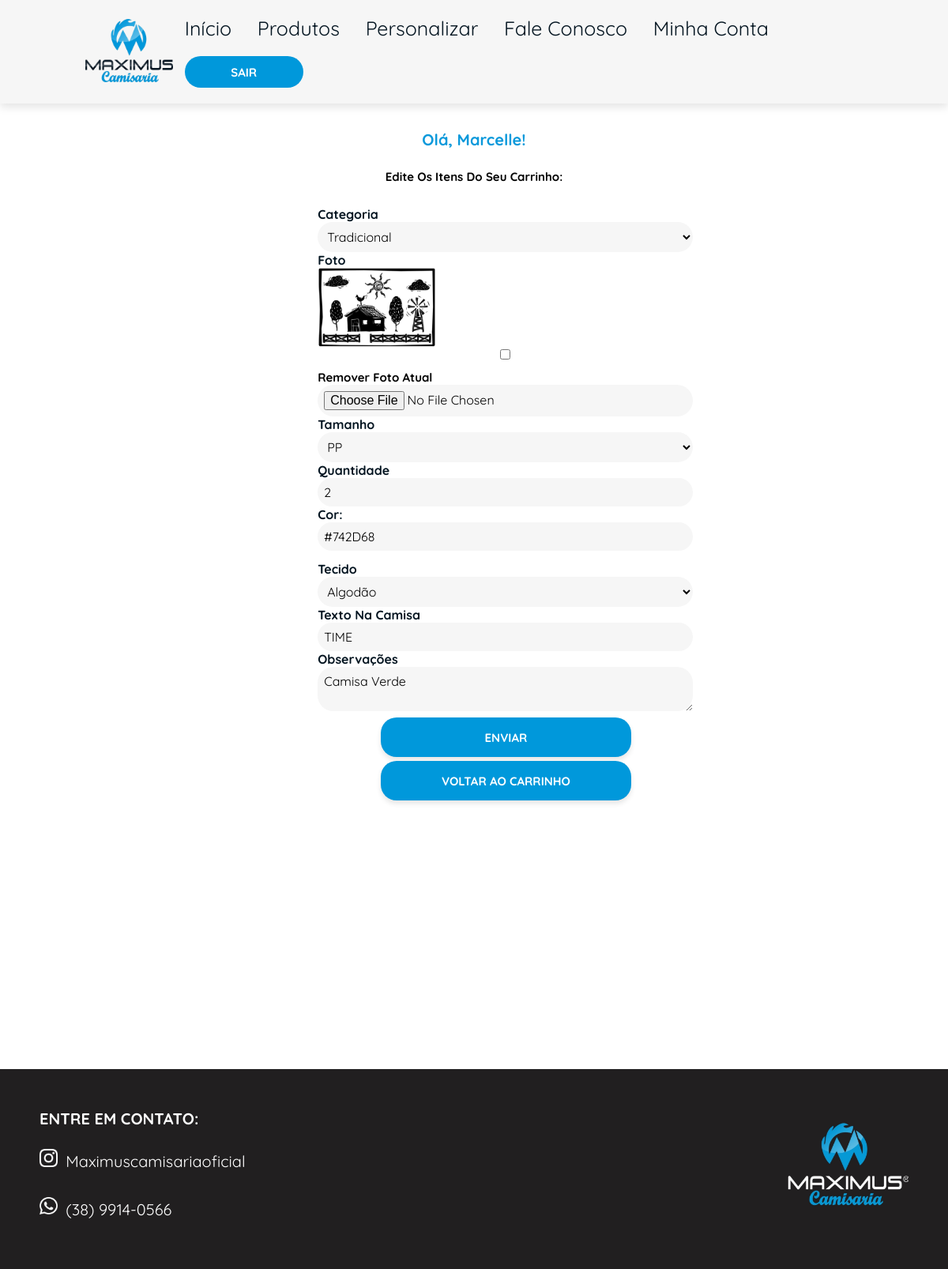
The page /editar_item/4 (signed in) on the database its author committed.
### loja/models.py (models this page shows)
class Usuario(database.Model, UserMixin):
    id = database.Column(database.Integer, primary_key=True)
    username = database.Column(database.String, nullable=False)
    userlastname = database.Column(database.String, nullable=False)
    email = database.Column(database.String, nullable=False, unique=True)
    senha = database.Column(database.String, nullable=False)
    cpf = database.Column(database.String(11), nullable=False, unique=True)
    endereco = database.Column(database.String, nullable=False)
    complemento = database.Column(database.String, nullable=False)
    cidade = database.Column(database.String, nullable=False)
    uf = database.Column(database.String(2), nullable=False)
    cep = database.Column(database.String(8), nullable=False)
    telefone = database.Column(database.String, nullable=False)

class Personalizada(database.Model):
    id = database.Column(database.Integer, primary_key=True)
    foto = database.Column(database.String, default="default.png")
    data_criacao = database.Column(database.DateTime, nullable=False, default=datetime.utcnow())
    categoria = database.Column(database.String, nullable=False)
    cor = database.Column(database.String, nullable=False)
    tamanho = database.Column(database.String, nullable=False)
    quantidade = database.Column(database.Integer, nullable=False)
    tecido = database.Column(database.String, nullable=False)
    texto_camisa = database.Column(database.String, nullable=False)
    observacao = database.Column(database.String, nullable=False)
    id_usuario = database.Column(database.Integer, database.ForeignKey('usuario.id'), nullable=False)

### loja/routes.py (the view, shortened to what this page needs)
@app.route("/editar_item/<int:id>", methods=["GET", "POST"])
@login_required
def editar_item(id):
    item = Personalizada.query.get_or_404(id)
    form = FormPersonalizada()
    form.categoria.data = item.categoria
    form.cor.data = item.cor
    form.tamanho.data = item.tamanho
    form.quantidade.data = item.quantidade
    form.tecido.data = item.tecido
    form.texto_camisa.data = item.texto_camisa
    form.observacao.data = item.observacao
    return render_template('editar_item.html', form=form, item=item)

### loja/forms.py
class FormPersonalizada(FlaskForm):
    foto = FileField('Foto')
    categorias = [('personalizada', 'Personalizada'), ('tradicional', 'Tradicional'), ('raglan', 'Raglan'),
        ('esportiva', 'Esportiva'), ('uniforme', 'Escolar'), ('longa', 'Manga Longa'),
        ('golaV', 'Gola V'), ('golapolo', 'Gola Polo'), ('oversized', 'Oversized')]
    tamanhos = [('pp', 'PP'), ('p', 'P'), ('m', 'M'), ('g', 'G'), ('gg', 'GG')]
    tecidos = [('algodao', 'Algodão'), ('piquet', 'Piquet'), ('dryfit', 'Dry Fit'),
        ('pvantipiling', 'PV Antipiling')]
    categoria = SelectField('Categoria', choices=categorias, validators=[DataRequired()])
    tamanho = SelectField('Tamanho', choices=tamanhos, validators=[DataRequired()])
    quantidade = IntegerField('Quantidade', validators=[DataRequired()])
    tecido = SelectField('Tecido', choices=tecidos, validators=[DataRequired()])
    cor = HiddenField('Cor')
    texto_camisa = StringField('Texto na Camisa', validators=[DataRequired()])
    observacao = TextAreaField('Observações')
    botao_confirmacao = SubmitField('ENVIAR')

### loja/models.py (called while the page is built)
@login_manager.user_loader
def load_usuario(id_usuario):
    return Usuario.query.get(int(id_usuario))

### loja/templates/editar_item.html (shortened to what this page needs)
{% extends "personalizar.html" %}
{% block style %}
<link rel="stylesheet" href="{{ url_for('static', filename='css/homepage.css') }}">
<link rel="stylesheet" href="{{ url_for('static', filename='css/personalizar.css') }}">
{% endblock %}
{% block main1 %}
<main>
    <div class="Subtitulo-base">
        <h1 class="subtitulo"> Olá, {{ current_user.username }}!</h1>
        <h1 class="texto"> Edite os itens do seu carrinho: </h1>
    </div>
{% endblock %}
{% block main2 %}
<section class="personalizar">
    <div class="boxContainer">
        <div class="formulario">
            <form method="POST" action="{{ url_for('editar_item', id=item.id) }}" enctype="multipart/form-data">
                <div class="selecao">
                    {{ form.categoria.label }} {{ form.categoria(value=item.categoria) }}<br>
                    {{ form.foto.label }}
                    {% if item.foto %}
                        <div>
                            <img src="{{ url_for('static', filename='images/fotos_camisas/' + item.foto) }}" alt="Imagem Atual" width="150">
                            <input type="checkbox" name="remove_foto" value="1">
                            <h1 class="texto1"> Remover foto atual </h1>
                        </div>
                    {% endif %}
                    {{ form.foto }}<br>
                    {{ form.tamanho.label }} {{ form.tamanho(value=item.tamanho) }}<br>
                    {{ form.quantidade.label }} {{ form.quantidade(value=item.quantidade) }}<br>
                    <div class="seletor-cor">
                        <label for="cor">Cor:</label><br>
                        <input class="jscolor {onFineChange:'updateColor(this)'}" id="cor-picker" value="{{ item.cor }}">
                    </div>
                    {{ form.cor(value=item.cor) }}<br>
                    {{ form.tecido.label }} {{ form.tecido(value=item.tecido) }}<br>
                    {{ form.texto_camisa.label }} {{ form.texto_camisa(value=item.texto_camisa) }}<br>
                    {{ form.observacao.label }} {{ form.observacao(value=item.observacao) }}<br>
                    {{ form.botao_confirmacao(class_="botao") }}
                     <a href="{{ url_for('carrinho') }}"><button class="botao">VOLTAR AO CARRINHO</button></a>
                </div>
            </form>
        </div>
    </div>
</section>
</main>
{% endblock %}

### loja/static/css/homepage.css (style rules this page uses)
:root { --azulclaro: #0098db; --azulescuro: #041521; --branco: #f6f6f6; --azulbotao: #00008B; --logoescura: #211f20; }
* { margin: 0; padding: 0; box-sizing: border-box; font-family: "Quicksand", sans-serif; outline: none; border: none; text-transform: capitalize; transition: .2s linear; }
html { font-size: 62.5%; scroll-behavior: smooth; scroll-padding-top: 6rem; overflow-x: hidden; }
main { padding-top: 8px; margin-bottom: 12rem; display: flex; flex-direction: column; align-items: center; text-align: center; }
.botao { background-color:var(--azulclaro) ; width: 5rem; height: 3rem; border: none; font-family: 'Quicksand', sans-serif; font-size: 15px; color: white; border-radius: 20px; margin-top: 2rem; }
.subtitulo { padding: 5px; font-family: "Quicksand", sans-serif; color:#0b99db; display: flex; justify-content: center; height: 70; margin-top: 2rem; margin-bottom: 2rem; }
.texto { text-align: center; margin-top: 10px; font-size: 15px }

### loja/static/css/personalizar.css (style rules this page uses)
.personalizar { padding-top: 8px; margin-bottom: 20rem; }
.personalizar .boxContainer { display: flex; justify-content: center; gap: 2rem; padding: 0 2rem; margin: 2rem 0; }
.personalizar .formulario { flex: 1; display: flex; flex-direction: column; text-align: left; gap: 1rem; }
.personalizar .formulario label { font-family: 'Quicksand', sans-serif; font-size: 16px; color: var(--azulescuro); font-weight: bold; margin-bottom: 0.8rem; text-align: left; width: 100%; }
.formulario input, .formulario select, .formulario textarea { padding: 0.8rem; border-radius: 20px; background-color: #f6f6f6; font-family: 'Quicksand', sans-serif; font-size: 16px; width: 120%; }
.formulario input[type="number"], .formulario textarea { width: 120%; background-color: #f6f6f6; }
.personalizar .botao { background-color: var(--azulclaro); height: 5rem; width: 80%; border: none; font-family: 'Quicksand', sans-serif; font-size: 15px; font-weight: bold; color: white; border-radius: 20px; margin-top: 0.5rem; margin-left: 80px; cursor: pointer; box-shadow: 0 4px 6px rgba(0, 0, 0, 0.1); transition: background-color 0.3s ease, transform 0.3s ease; }
.texto1 { text-align: left; margin-top: 10px; font-size: 15px }

### rows shown on the page
Usuario: username "Marcelle"
Personalizada: categoria "Tradicional", foto (picture), tamanho "PP", quantidade "2", cor "#742D68", tecido "Algodão", texto_camisa "tIME", observacao "Camisa Verde"
